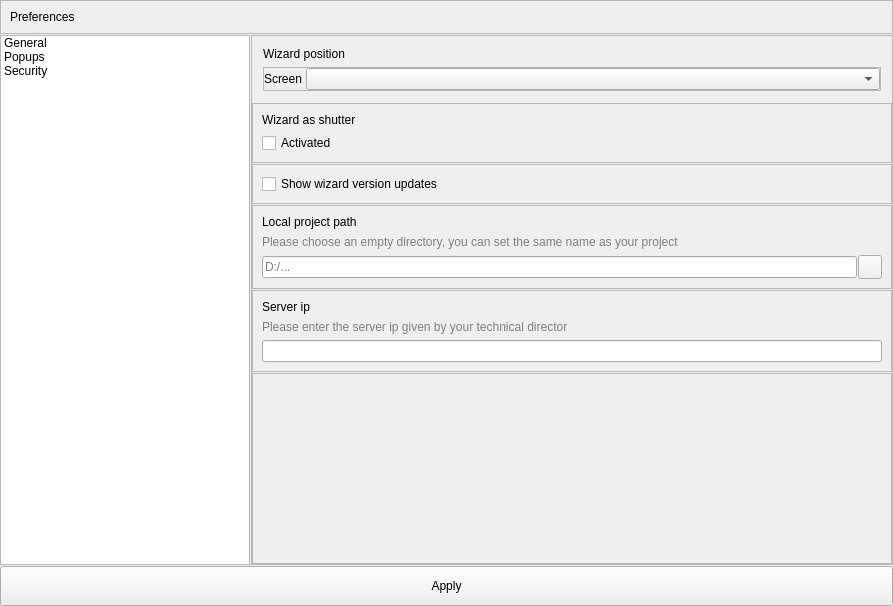
<?xml version="1.0" encoding="UTF-8"?>
<ui version="4.0">
 <class>Form</class>
 <widget class="QWidget" name="Form">
  <property name="geometry">
   <rect>
    <x>0</x>
    <y>0</y>
    <width>893</width>
    <height>606</height>
   </rect>
  </property>
  <property name="windowTitle">
   <string>Form</string>
  </property>
  <layout class="QVBoxLayout" name="verticalLayout">
   <property name="spacing">
    <number>1</number>
   </property>
   <property name="leftMargin">
    <number>0</number>
   </property>
   <property name="topMargin">
    <number>0</number>
   </property>
   <property name="rightMargin">
    <number>0</number>
   </property>
   <property name="bottomMargin">
    <number>0</number>
   </property>
   <item>
    <widget class="QFrame" name="frame">
     <property name="frameShape">
      <enum>QFrame::StyledPanel</enum>
     </property>
     <property name="frameShadow">
      <enum>QFrame::Raised</enum>
     </property>
     <layout class="QHBoxLayout" name="horizontalLayout_2">
      <item>
       <widget class="QLabel" name="label">
        <property name="text">
         <string>Preferences</string>
        </property>
       </widget>
      </item>
     </layout>
    </widget>
   </item>
   <item>
    <layout class="QHBoxLayout" name="horizontalLayout_4">
     <property name="spacing">
      <number>1</number>
     </property>
     <property name="topMargin">
      <number>0</number>
     </property>
     <item>
      <widget class="QListWidget" name="preferences_ui_listWidget">
       <property name="maximumSize">
        <size>
         <width>250</width>
         <height>16777215</height>
        </size>
       </property>
       <property name="alternatingRowColors">
        <bool>false</bool>
       </property>
       <property name="selectionBehavior">
        <enum>QAbstractItemView::SelectItems</enum>
       </property>
       <property name="selectionRectVisible">
        <bool>true</bool>
       </property>
       <item>
        <property name="text">
         <string>General</string>
        </property>
       </item>
       <item>
        <property name="text">
         <string>Popups</string>
        </property>
       </item>
       <item>
        <property name="text">
         <string>Security</string>
        </property>
       </item>
      </widget>
     </item>
     <item>
      <widget class="QStackedWidget" name="stackedWidget">
       <property name="currentIndex">
        <number>0</number>
       </property>
       <widget class="QWidget" name="page_3">
        <layout class="QVBoxLayout" name="verticalLayout_2">
         <property name="spacing">
          <number>1</number>
         </property>
         <property name="leftMargin">
          <number>0</number>
         </property>
         <property name="topMargin">
          <number>0</number>
         </property>
         <property name="rightMargin">
          <number>0</number>
         </property>
         <property name="bottomMargin">
          <number>0</number>
         </property>
         <item>
          <widget class="QScrollArea" name="scrollArea">
           <property name="widgetResizable">
            <bool>true</bool>
           </property>
           <widget class="QWidget" name="scrollAreaWidgetContents">
            <property name="geometry">
             <rect>
              <x>0</x>
              <y>0</y>
              <width>638</width>
              <height>520</height>
             </rect>
            </property>
            <layout class="QVBoxLayout" name="verticalLayout_11">
             <property name="spacing">
              <number>1</number>
             </property>
             <property name="leftMargin">
              <number>0</number>
             </property>
             <property name="topMargin">
              <number>0</number>
             </property>
             <property name="rightMargin">
              <number>0</number>
             </property>
             <property name="bottomMargin">
              <number>0</number>
             </property>
             <item>
              <widget class="QFrame" name="frame_2">
               <property name="sizePolicy">
                <sizepolicy hsizetype="Preferred" vsizetype="Fixed">
                 <horstretch>0</horstretch>
                 <verstretch>0</verstretch>
                </sizepolicy>
               </property>
               <layout class="QVBoxLayout" name="verticalLayout_9">
                <property name="leftMargin">
                 <number>11</number>
                </property>
                <property name="topMargin">
                 <number>11</number>
                </property>
                <property name="rightMargin">
                 <number>11</number>
                </property>
                <property name="bottomMargin">
                 <number>11</number>
                </property>
                <item>
                 <widget class="QLabel" name="label_12">
                  <property name="sizePolicy">
                   <sizepolicy hsizetype="Preferred" vsizetype="Fixed">
                    <horstretch>0</horstretch>
                    <verstretch>0</verstretch>
                   </sizepolicy>
                  </property>
                  <property name="text">
                   <string>Wizard position</string>
                  </property>
                 </widget>
                </item>
                <item>
                 <widget class="QFrame" name="frame_4">
                  <property name="frameShape">
                   <enum>QFrame::StyledPanel</enum>
                  </property>
                  <property name="frameShadow">
                   <enum>QFrame::Raised</enum>
                  </property>
                  <layout class="QHBoxLayout" name="horizontalLayout_6">
                   <property name="spacing">
                    <number>4</number>
                   </property>
                   <property name="leftMargin">
                    <number>0</number>
                   </property>
                   <property name="topMargin">
                    <number>0</number>
                   </property>
                   <property name="rightMargin">
                    <number>0</number>
                   </property>
                   <property name="bottomMargin">
                    <number>0</number>
                   </property>
                   <item>
                    <widget class="QLabel" name="label_13">
                     <property name="sizePolicy">
                      <sizepolicy hsizetype="Fixed" vsizetype="Preferred">
                       <horstretch>0</horstretch>
                       <verstretch>0</verstretch>
                      </sizepolicy>
                     </property>
                     <property name="text">
                      <string>Screen</string>
                     </property>
                    </widget>
                   </item>
                   <item>
                    <widget class="QComboBox" name="screens_comboBox"/>
                   </item>
                  </layout>
                 </widget>
                </item>
               </layout>
              </widget>
             </item>
             <item>
              <widget class="QFrame" name="frame_7">
               <property name="frameShape">
                <enum>QFrame::StyledPanel</enum>
               </property>
               <property name="frameShadow">
                <enum>QFrame::Raised</enum>
               </property>
               <layout class="QVBoxLayout" name="verticalLayout_5">
                <item>
                 <widget class="QLabel" name="label_5">
                  <property name="text">
                   <string>Wizard as shutter</string>
                  </property>
                 </widget>
                </item>
                <item>
                 <widget class="QCheckBox" name="shutter_checkBox">
                  <property name="text">
                   <string>Activated</string>
                  </property>
                 </widget>
                </item>
               </layout>
              </widget>
             </item>
             <item>
              <widget class="QFrame" name="frame_3">
               <property name="frameShape">
                <enum>QFrame::StyledPanel</enum>
               </property>
               <property name="frameShadow">
                <enum>QFrame::Raised</enum>
               </property>
               <layout class="QVBoxLayout" name="verticalLayout_3">
                <item>
                 <widget class="QCheckBox" name="versions_updates_checkBox">
                  <property name="text">
                   <string>Show wizard version updates</string>
                  </property>
                 </widget>
                </item>
               </layout>
              </widget>
             </item>
             <item>
              <widget class="QFrame" name="frame_6">
               <property name="frameShape">
                <enum>QFrame::StyledPanel</enum>
               </property>
               <property name="frameShadow">
                <enum>QFrame::Raised</enum>
               </property>
               <layout class="QVBoxLayout" name="verticalLayout_7">
                <item>
                 <widget class="QLabel" name="label_3">
                  <property name="text">
                   <string>Local project path</string>
                  </property>
                 </widget>
                </item>
                <item>
                 <widget class="QLabel" name="label_4">
                  <property name="styleSheet">
                   <string notr="true">color:gray;</string>
                  </property>
                  <property name="text">
                   <string>Please choose an empty directory, you can set the same name as your project</string>
                  </property>
                  <property name="wordWrap">
                   <bool>true</bool>
                  </property>
                 </widget>
                </item>
                <item>
                 <layout class="QHBoxLayout" name="horizontalLayout">
                  <property name="spacing">
                   <number>1</number>
                  </property>
                  <item>
                   <widget class="QLineEdit" name="local_project_path_lineEdit">
                    <property name="readOnly">
                     <bool>true</bool>
                    </property>
                    <property name="placeholderText">
                     <string>D:/...</string>
                    </property>
                   </widget>
                  </item>
                  <item>
                   <widget class="QPushButton" name="local_folder_pushButton">
                    <property name="minimumSize">
                     <size>
                      <width>24</width>
                      <height>24</height>
                     </size>
                    </property>
                    <property name="maximumSize">
                     <size>
                      <width>24</width>
                      <height>24</height>
                     </size>
                    </property>
                    <property name="text">
                     <string/>
                    </property>
                    <property name="iconSize">
                     <size>
                      <width>12</width>
                      <height>12</height>
                     </size>
                    </property>
                   </widget>
                  </item>
                 </layout>
                </item>
               </layout>
              </widget>
             </item>
             <item>
              <widget class="QFrame" name="frame_8">
               <property name="frameShape">
                <enum>QFrame::StyledPanel</enum>
               </property>
               <property name="frameShadow">
                <enum>QFrame::Raised</enum>
               </property>
               <layout class="QVBoxLayout" name="verticalLayout_8">
                <item>
                 <widget class="QLabel" name="label_6">
                  <property name="text">
                   <string>Server ip</string>
                  </property>
                 </widget>
                </item>
                <item>
                 <widget class="QLabel" name="label_7">
                  <property name="styleSheet">
                   <string notr="true">color:gray;</string>
                  </property>
                  <property name="text">
                   <string>Please enter the server ip given by your technical director</string>
                  </property>
                 </widget>
                </item>
                <item>
                 <widget class="QLineEdit" name="preferences_server_ip_lineEdit"/>
                </item>
               </layout>
              </widget>
             </item>
             <item>
              <widget class="QFrame" name="frame_9">
               <property name="frameShape">
                <enum>QFrame::StyledPanel</enum>
               </property>
               <property name="frameShadow">
                <enum>QFrame::Raised</enum>
               </property>
               <layout class="QVBoxLayout" name="verticalLayout_12">
                <item>
                 <spacer name="verticalSpacer">
                  <property name="orientation">
                   <enum>Qt::Vertical</enum>
                  </property>
                  <property name="sizeHint" stdset="0">
                   <size>
                    <width>20</width>
                    <height>40</height>
                   </size>
                  </property>
                 </spacer>
                </item>
               </layout>
              </widget>
             </item>
            </layout>
           </widget>
          </widget>
         </item>
        </layout>
       </widget>
       <widget class="QWidget" name="page_4">
        <layout class="QVBoxLayout" name="verticalLayout_4">
         <property name="spacing">
          <number>1</number>
         </property>
         <property name="leftMargin">
          <number>0</number>
         </property>
         <property name="topMargin">
          <number>0</number>
         </property>
         <property name="rightMargin">
          <number>0</number>
         </property>
         <property name="bottomMargin">
          <number>0</number>
         </property>
         <item>
          <widget class="QScrollArea" name="scrollArea_2">
           <property name="widgetResizable">
            <bool>true</bool>
           </property>
           <widget class="QWidget" name="scrollAreaWidgetContents_2">
            <property name="geometry">
             <rect>
              <x>0</x>
              <y>0</y>
              <width>638</width>
              <height>520</height>
             </rect>
            </property>
            <layout class="QVBoxLayout" name="verticalLayout_6">
             <property name="spacing">
              <number>1</number>
             </property>
             <property name="leftMargin">
              <number>0</number>
             </property>
             <property name="topMargin">
              <number>0</number>
             </property>
             <property name="rightMargin">
              <number>0</number>
             </property>
             <property name="bottomMargin">
              <number>0</number>
             </property>
             <item>
              <widget class="QFrame" name="frame_5">
               <property name="sizePolicy">
                <sizepolicy hsizetype="Preferred" vsizetype="Fixed">
                 <horstretch>0</horstretch>
                 <verstretch>0</verstretch>
                </sizepolicy>
               </property>
               <property name="minimumSize">
                <size>
                 <width>0</width>
                 <height>244</height>
                </size>
               </property>
               <property name="frameShape">
                <enum>QFrame::StyledPanel</enum>
               </property>
               <property name="frameShadow">
                <enum>QFrame::Raised</enum>
               </property>
               <layout class="QVBoxLayout" name="verticalLayout_10">
                <property name="spacing">
                 <number>7</number>
                </property>
                <property name="leftMargin">
                 <number>11</number>
                </property>
                <property name="topMargin">
                 <number>11</number>
                </property>
                <property name="rightMargin">
                 <number>11</number>
                </property>
                <property name="bottomMargin">
                 <number>11</number>
                </property>
                <item>
                 <widget class="QCheckBox" name="popup_enable_checkBox">
                  <property name="text">
                   <string>Enabled</string>
                  </property>
                  <property name="checked">
                   <bool>true</bool>
                  </property>
                  <property name="autoRepeat">
                   <bool>false</bool>
                  </property>
                 </widget>
                </item>
                <item>
                 <layout class="QFormLayout" name="formLayout">
                  <property name="topMargin">
                   <number>0</number>
                  </property>
                  <item row="0" column="0">
                   <widget class="QCheckBox" name="popup_sound_checkBox">
                    <property name="text">
                     <string>Sound</string>
                    </property>
                    <property name="checked">
                     <bool>true</bool>
                    </property>
                   </widget>
                  </item>
                  <item row="0" column="1">
                   <widget class="QComboBox" name="popup_sounds_comboBox"/>
                  </item>
                  <item row="1" column="0">
                   <widget class="QLabel" name="label_15">
                    <property name="text">
                     <string>Position</string>
                    </property>
                   </widget>
                  </item>
                  <item row="1" column="1">
                   <widget class="QComboBox" name="popup_position_comboBox">
                    <property name="sizePolicy">
                     <sizepolicy hsizetype="Expanding" vsizetype="Fixed">
                      <horstretch>0</horstretch>
                      <verstretch>0</verstretch>
                     </sizepolicy>
                    </property>
                    <property name="minimumSize">
                     <size>
                      <width>150</width>
                      <height>0</height>
                     </size>
                    </property>
                   </widget>
                  </item>
                  <item row="2" column="0">
                   <widget class="QLabel" name="label_16">
                    <property name="sizePolicy">
                     <sizepolicy hsizetype="Fixed" vsizetype="Preferred">
                      <horstretch>0</horstretch>
                      <verstretch>0</verstretch>
                     </sizepolicy>
                    </property>
                    <property name="text">
                     <string>Duration (s)</string>
                    </property>
                   </widget>
                  </item>
                  <item row="2" column="1">
                   <widget class="QSpinBox" name="popup_duration_spinBox">
                    <property name="minimum">
                     <number>1</number>
                    </property>
                   </widget>
                  </item>
                 </layout>
                </item>
                <item>
                 <widget class="QCheckBox" name="popup_creation_checkBox">
                  <property name="text">
                   <string>Asset creation ( From all team )</string>
                  </property>
                  <property name="checked">
                   <bool>true</bool>
                  </property>
                 </widget>
                </item>
                <item>
                 <widget class="QCheckBox" name="popup_publish_checkBox">
                  <property name="text">
                   <string>Publish event ( From all team )</string>
                  </property>
                  <property name="checked">
                   <bool>true</bool>
                  </property>
                 </widget>
                </item>
                <item>
                 <widget class="QCheckBox" name="popup_save_checkBox">
                  <property name="text">
                   <string>Save Event ( Me only )</string>
                  </property>
                  <property name="checked">
                   <bool>true</bool>
                  </property>
                 </widget>
                </item>
                <item>
                 <widget class="QCheckBox" name="popup_message_checkBox">
                  <property name="text">
                   <string>New message</string>
                  </property>
                  <property name="checked">
                   <bool>true</bool>
                  </property>
                 </widget>
                </item>
               </layout>
              </widget>
             </item>
             <item>
              <widget class="QFrame" name="frame_10">
               <property name="frameShape">
                <enum>QFrame::StyledPanel</enum>
               </property>
               <property name="frameShadow">
                <enum>QFrame::Raised</enum>
               </property>
               <layout class="QVBoxLayout" name="verticalLayout_13">
                <item>
                 <spacer name="verticalSpacer_2">
                  <property name="orientation">
                   <enum>Qt::Vertical</enum>
                  </property>
                  <property name="sizeHint" stdset="0">
                   <size>
                    <width>20</width>
                    <height>40</height>
                   </size>
                  </property>
                 </spacer>
                </item>
               </layout>
              </widget>
             </item>
            </layout>
           </widget>
          </widget>
         </item>
        </layout>
       </widget>
       <widget class="QWidget" name="page">
        <layout class="QVBoxLayout" name="verticalLayout_17">
         <property name="spacing">
          <number>1</number>
         </property>
         <property name="leftMargin">
          <number>0</number>
         </property>
         <property name="topMargin">
          <number>0</number>
         </property>
         <property name="rightMargin">
          <number>0</number>
         </property>
         <property name="bottomMargin">
          <number>0</number>
         </property>
         <item>
          <widget class="QScrollArea" name="scrollArea_3">
           <property name="widgetResizable">
            <bool>true</bool>
           </property>
           <widget class="QWidget" name="scrollAreaWidgetContents_4">
            <property name="geometry">
             <rect>
              <x>0</x>
              <y>0</y>
              <width>638</width>
              <height>520</height>
             </rect>
            </property>
            <layout class="QVBoxLayout" name="verticalLayout_16">
             <property name="spacing">
              <number>1</number>
             </property>
             <property name="leftMargin">
              <number>0</number>
             </property>
             <property name="topMargin">
              <number>0</number>
             </property>
             <property name="rightMargin">
              <number>0</number>
             </property>
             <property name="bottomMargin">
              <number>0</number>
             </property>
             <item>
              <widget class="QFrame" name="frame_11">
               <property name="frameShape">
                <enum>QFrame::StyledPanel</enum>
               </property>
               <property name="frameShadow">
                <enum>QFrame::Raised</enum>
               </property>
               <layout class="QVBoxLayout" name="verticalLayout_15">
                <property name="spacing">
                 <number>7</number>
                </property>
                <property name="bottomMargin">
                 <number>11</number>
                </property>
                <item>
                 <layout class="QFormLayout" name="formLayout_4">
                  <item row="0" column="0">
                   <widget class="QLabel" name="label_10">
                    <property name="text">
                     <string>Old password</string>
                    </property>
                   </widget>
                  </item>
                  <item row="0" column="1">
                   <layout class="QHBoxLayout" name="horizontalLayout_5">
                    <item>
                     <widget class="QLineEdit" name="old_lineEdit">
                      <property name="focusPolicy">
                       <enum>Qt::WheelFocus</enum>
                      </property>
                      <property name="echoMode">
                       <enum>QLineEdit::Password</enum>
                      </property>
                     </widget>
                    </item>
                    <item>
                     <widget class="QPushButton" name="show_pass_pushButton">
                      <property name="minimumSize">
                       <size>
                        <width>22</width>
                        <height>22</height>
                       </size>
                      </property>
                      <property name="maximumSize">
                       <size>
                        <width>22</width>
                        <height>22</height>
                       </size>
                      </property>
                      <property name="text">
                       <string/>
                      </property>
                     </widget>
                    </item>
                   </layout>
                  </item>
                  <item row="1" column="0">
                   <widget class="QLabel" name="label_11">
                    <property name="text">
                     <string>New password</string>
                    </property>
                   </widget>
                  </item>
                  <item row="1" column="1">
                   <widget class="QLineEdit" name="new_lineEdit">
                    <property name="echoMode">
                     <enum>QLineEdit::Password</enum>
                    </property>
                   </widget>
                  </item>
                  <item row="2" column="0">
                   <widget class="QLabel" name="label_14">
                    <property name="text">
                     <string>Confirm</string>
                    </property>
                   </widget>
                  </item>
                  <item row="2" column="1">
                   <widget class="QLineEdit" name="confirm_lineEdit">
                    <property name="echoMode">
                     <enum>QLineEdit::Password</enum>
                    </property>
                   </widget>
                  </item>
                 </layout>
                </item>
                <item>
                 <layout class="QHBoxLayout" name="horizontalLayout_7">
                  <property name="spacing">
                   <number>1</number>
                  </property>
                  <property name="topMargin">
                   <number>0</number>
                  </property>
                  <item>
                   <spacer name="horizontalSpacer">
                    <property name="orientation">
                     <enum>Qt::Horizontal</enum>
                    </property>
                    <property name="sizeHint" stdset="0">
                     <size>
                      <width>40</width>
                      <height>20</height>
                     </size>
                    </property>
                   </spacer>
                  </item>
                  <item>
                   <layout class="QVBoxLayout" name="verticalLayout_19">
                    <property name="spacing">
                     <number>1</number>
                    </property>
                    <property name="topMargin">
                     <number>0</number>
                    </property>
                    <item>
                     <widget class="QPushButton" name="change_password_pushButton">
                      <property name="minimumSize">
                       <size>
                        <width>200</width>
                        <height>40</height>
                       </size>
                      </property>
                      <property name="text">
                       <string>Accept</string>
                      </property>
                     </widget>
                    </item>
                    <item>
                     <widget class="QPushButton" name="recover_pushButton">
                      <property name="text">
                       <string>Recover password</string>
                      </property>
                     </widget>
                    </item>
                   </layout>
                  </item>
                 </layout>
                </item>
               </layout>
              </widget>
             </item>
             <item>
              <widget class="QFrame" name="frame_13">
               <property name="frameShape">
                <enum>QFrame::StyledPanel</enum>
               </property>
               <property name="frameShadow">
                <enum>QFrame::Raised</enum>
               </property>
               <layout class="QVBoxLayout" name="verticalLayout_20">
                <item>
                 <widget class="QCheckBox" name="checkBox">
                  <property name="text">
                   <string>Administrator</string>
                  </property>
                 </widget>
                </item>
               </layout>
              </widget>
             </item>
             <item>
              <widget class="QFrame" name="frame_12">
               <property name="frameShape">
                <enum>QFrame::StyledPanel</enum>
               </property>
               <property name="frameShadow">
                <enum>QFrame::Raised</enum>
               </property>
               <layout class="QVBoxLayout" name="verticalLayout_18">
                <item>
                 <spacer name="verticalSpacer_4">
                  <property name="orientation">
                   <enum>Qt::Vertical</enum>
                  </property>
                  <property name="sizeHint" stdset="0">
                   <size>
                    <width>20</width>
                    <height>269</height>
                   </size>
                  </property>
                 </spacer>
                </item>
               </layout>
              </widget>
             </item>
            </layout>
           </widget>
          </widget>
         </item>
        </layout>
       </widget>
      </widget>
     </item>
    </layout>
   </item>
   <item>
    <widget class="QPushButton" name="save_prefs_pushButton">
     <property name="minimumSize">
      <size>
       <width>0</width>
       <height>40</height>
      </size>
     </property>
     <property name="text">
      <string>Apply</string>
     </property>
    </widget>
   </item>
  </layout>
 </widget>
 <resources/>
 <connections/>
</ui>
